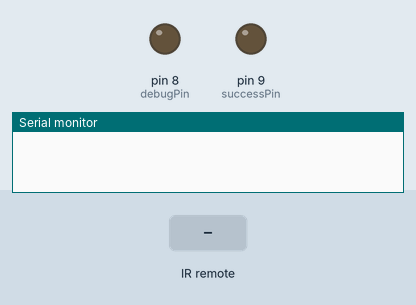
A sketch run on a simulated Arduino Uno, built with avr-gcc and run on an emulated ATmega328P. Shown: output pins drawn as LEDs (lit = HIGH), the last lines printed to the serial monitor. The test bench sets the inputs (shaded band).

Above: at 1.2 s.
1.3 s: infrared code 0x20DF10EF received
At 2.2 s:
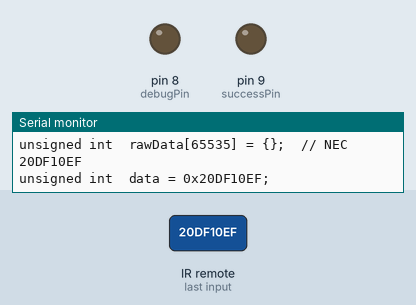
2.8 s: infrared code 0x20DFD02F received
At 3.3 s:
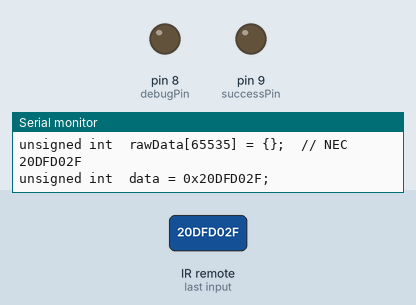
4.3 s: infrared code 0x20DFC03F received
At 5.7 s:
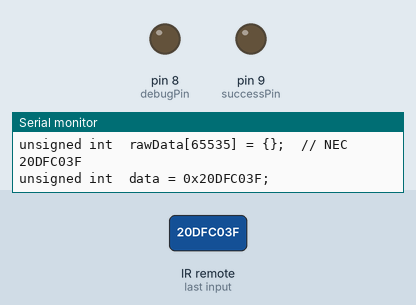
Timing chart, 0 to 7.3 s (numbered marks = the images above; inputs shaded):
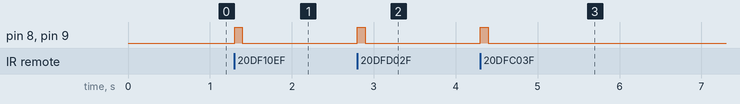

Measured:
- after the input at 1.3 s, pin 8 (debugPin): LOW → HIGH at once, → LOW 0.10 s later; pin 9 (successPin): LOW → HIGH at once, → LOW 0.09 s later
- after the input at 2.8 s, pin 8 (debugPin): LOW → HIGH at once, → LOW 0.10 s later; pin 9 (successPin): LOW → HIGH at once, → LOW 0.09 s later
- after the input at 4.3 s, pin 8 (debugPin): LOW → HIGH at once, → LOW 0.10 s later; pin 9 (successPin): LOW → HIGH at once, → LOW 0.09 s later

The sketch:

ir_receiver.ino
```cpp
//------------------------------------------------------------------------------
// Include the IRremote library header
//
#include <IRremote.h>

//------------------------------------------------------------------------------
// Tell IRremote which Arduino pin is connected to the IR Receiver
//
int debugPin = 8;
int successPin = 9;
int recvPin = 11;
IRrecv irrecv(recvPin);

//+=============================================================================
// Configure the Arduino
//
void  setup ( )
{
  pinMode(debugPin, OUTPUT);
  pinMode(successPin, OUTPUT);
  pinMode(recvPin, INPUT);
  digitalWrite(debugPin, LOW);
  digitalWrite(successPin, LOW);
  Serial.begin(9600);   // Status message will be sent to PC at 9600 baud
  irrecv.enableIRIn();  // Start the receiver
}

//+=============================================================================
// Display IR code
//
void  ircode (decode_results *results)
{
  // Panasonic has an Address
  if (results->decode_type == PANASONIC) {
    Serial.print(results->address, HEX);
    Serial.print(":");
  }

  // Print Code
  Serial.print(results->value, HEX);
}

//+=============================================================================
// Display encoding type
//
void  encoding (decode_results *results)
{
  switch (results->decode_type) {
    default:
    case UNKNOWN:      Serial.print("UNKNOWN");       break ;
    case NEC:          Serial.print("NEC");           break ;
    case SONY:         Serial.print("SONY");          break ;
    case RC5:          Serial.print("RC5");           break ;
    case RC6:          Serial.print("RC6");           break ;
    case DISH:         Serial.print("DISH");          break ;
    case SHARP:        Serial.print("SHARP");         break ;
    case JVC:          Serial.print("JVC");           break ;
    case SANYO:        Serial.print("SANYO");         break ;
    case MITSUBISHI:   Serial.print("MITSUBISHI");    break ;
    case SAMSUNG:      Serial.print("SAMSUNG");       break ;
    case LG:           Serial.print("LG");            break ;
    case WHYNTER:      Serial.print("WHYNTER");       break ;
    case AIWA_RC_T501: Serial.print("AIWA_RC_T501");  break ;
    case PANASONIC:    Serial.print("PANASONIC");     break ;
    case DENON:        Serial.print("Denon");         break ;
  }
}

//+=============================================================================
// Dump out the decode_results structure.
//
void  dumpInfo (decode_results *results)
{
  // Check if the buffer overflowed
  if (results->overflow) {
    Serial.println("IR code too long. Edit IRremoteInt.h and increase RAWBUF");
    return;
  }

  // Show Encoding standard
  Serial.print("Encoding  : ");
  encoding(results);
  Serial.println("");

  // Show Code & length
  Serial.print("Code      : ");
  ircode(results);
  Serial.print(" (");
  Serial.print(results->bits, DEC);
  Serial.println(" bits)");

    unsigned long int value = results->value;

    if(value == 0x20DF10EF || value == 0x20DFD02F || value == 0x20DFC03F || value == 0x20DF40BF || value == 0xFFFFFF) {
     digitalWrite(successPin, HIGH);
     // delay(100);
    }
}

//+=============================================================================
// Dump out the decode_results structure.
//
void  dumpRaw (decode_results *results)
{
  // Print Raw data
  Serial.print("Timing[");
  Serial.print(results->rawlen-1, DEC);
  Serial.println("]: ");

  for (int i = 1;  i < results->rawlen;  i++) {
    unsigned long  x = results->rawbuf[i] * USECPERTICK;
    if (!(i & 1)) {  // even
      Serial.print("-");
      if (x < 1000)  Serial.print(" ") ;
      if (x < 100)   Serial.print(" ") ;
      Serial.print(x, DEC);
    } else {  // odd
      Serial.print("     ");
      Serial.print("+");
      if (x < 1000)  Serial.print(" ") ;
      if (x < 100)   Serial.print(" ") ;
      Serial.print(x, DEC);
      if (i < results->rawlen-1) Serial.print(", "); //',' not needed for last one
    }
    if (!(i % 8))  Serial.println("");
  }
  Serial.println("");                    // Newline
}

//+=============================================================================
// Dump out the decode_results structure.
//
void  dumpCode (decode_results *results)
{
  // Start declaration
  Serial.print("unsigned int  ");          // variable type
  Serial.print("rawData[");                // array name
  Serial.print(results->rawlen - 1, DEC);  // array size
  Serial.print("] = {");                   // Start declaration

  // Dump data
  for (int i = 1;  i < results->rawlen;  i++) {
    Serial.print(results->rawbuf[i] * USECPERTICK, DEC);
    if ( i < results->rawlen-1 ) Serial.print(","); // ',' not needed on last one
    if (!(i & 1))  Serial.print(" ");
  }

  // End declaration
  Serial.print("};");  //

  // Comment
  Serial.print("  // ");
  encoding(results);
  Serial.print(" ");
  ircode(results);

  // Newline
  Serial.println("");

  // Now dump "known" codes
  if (results->decode_type != UNKNOWN) {

    // Some protocols have an address
    if (results->decode_type == PANASONIC) {
      Serial.print("unsigned int  addr = 0x");
      Serial.print(results->address, HEX);
      Serial.println(";");
    }

    // All protocols have data
    Serial.print("unsigned int  data = 0x");
    Serial.print(results->value, HEX);
    Serial.println(";");
  }
}

//+=============================================================================
// The repeating section of the code
//
void  loop ( )
{
  decode_results  results;        // Somewhere to store the results

  if (irrecv.decode(&results)) {  // Grab an IR code
    digitalWrite(debugPin, HIGH);
    dumpInfo(&results);           // Output the results
    dumpRaw(&results);            // Output the results in RAW format
    dumpCode(&results);           // Output the results as source code
    Serial.println("");           // Blank line between entries
    irrecv.resume();              // Prepare for the next value
    digitalWrite(debugPin, LOW);  // Turn off debug LED
    digitalWrite(successPin, LOW);  // Turn off validation LED
  }
}
```
